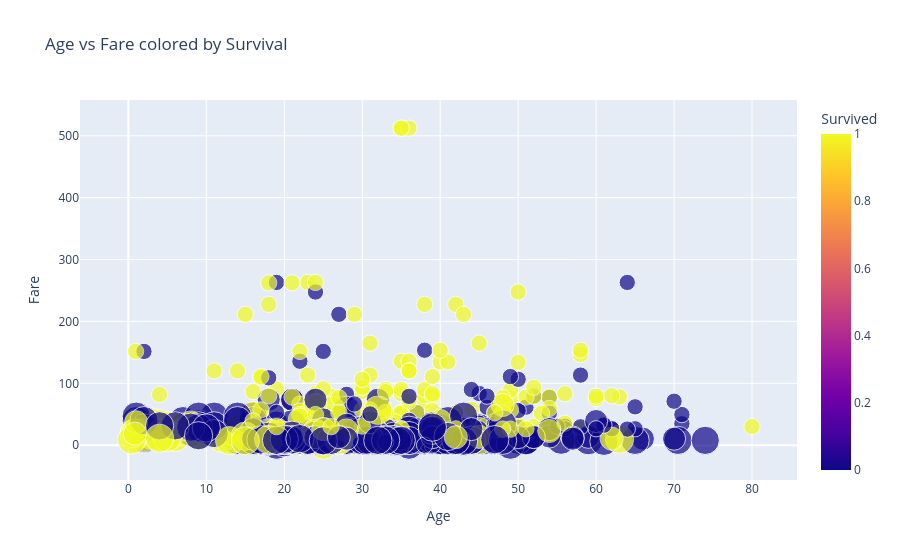

Here is the notebook cell this chart was saved with:
### Code cell
fig = px.scatter(df, x='Age', y='Fare', color='Survived', size='Pclass',
                  hover_data=['Sex', 'Embarked'],
                  title='Age vs Fare colored by Survival')
fig.show()

### Figure 1 — Plotly figure (JSON) as saved in the notebook; plotly's stock layout.template omitted (floating-point values rounded to 4 significant figures; data arrays with more than 128 entries replaced by an {"elided": "..."} marker saying what was removed)
{"data": [{"customdata": {"elided": "891x2 str values"}, "hovertemplate": "Age=%{x}<br>Fare=%{y}<br>Pclass=%{marker.size}<br>Sex=%{customdata[0]}<br>Embarked=%{customdata[1]}<br>Survived=%{marker.color}<extra></extra>", "legendgroup": "", "marker": {"color": {"elided": "891 int values"}, "coloraxis": "coloraxis", "size": {"elided": "891 int values"}, "sizemode": "area", "sizeref": 0.0075, "symbol": "circle"}, "mode": "markers", "name": "", "orientation": "v", "showlegend": false, "type": "scatter", "x": {"elided": "891 float values"}, "xaxis": "x", "y": {"elided": "891 float values"}, "yaxis": "y"}], "layout": {"coloraxis": {"colorbar": {"title": {"text": "Survived"}}, "colorscale": [[0, "#0d0887"], [0.1111, "#46039f"], [0.2222, "#7201a8"], [0.3333, "#9c179e"], [0.4444, "#bd3786"], [0.5556, "#d8576b"], [0.6667, "#ed7953"], [0.7778, "#fb9f3a"], [0.8889, "#fdca26"], [1, "#f0f921"]]}, "legend": {"itemsizing": "constant", "tracegroupgap": 0}, "title": {"text": "Age vs Fare colored by Survival"}, "xaxis": {"anchor": "y", "domain": [0, 1], "title": {"text": "Age"}}, "yaxis": {"anchor": "x", "domain": [0, 1], "title": {"text": "Fare"}}}}
